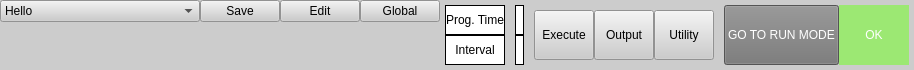
      <widget class="QFrame" name="frame_mainSettingGeneral_ModGuiMain">
       <property name="maximumSize">
        <size>
         <width>16777215</width>
         <height>60</height>
        </size>
       </property>
       <property name="styleSheet">
        <string notr="true">background-color: rgb(204, 204, 204);</string>
       </property>
       <layout class="QHBoxLayout" name="horizontalLayout_2">
        <property name="spacing">
         <number>0</number>
        </property>
        <property name="leftMargin">
         <number>0</number>
        </property>
        <property name="topMargin">
         <number>0</number>
        </property>
        <property name="rightMargin">
         <number>0</number>
        </property>
        <property name="bottomMargin">
         <number>0</number>
        </property>
        <item>
         <layout class="QVBoxLayout" name="verticalLayout_14">
          <property name="spacing">
           <number>0</number>
          </property>
          <property name="bottomMargin">
           <number>0</number>
          </property>
          <item>
           <layout class="QHBoxLayout" name="horizontalLayout_15">
            <property name="spacing">
             <number>0</number>
            </property>
            <property name="leftMargin">
             <number>0</number>
            </property>
            <property name="topMargin">
             <number>0</number>
            </property>
            <property name="rightMargin">
             <number>0</number>
            </property>
            <property name="bottomMargin">
             <number>0</number>
            </property>
            <item>
             <widget class="QComboBox" name="combox_setProgram_ModGuiMain">
              <property name="minimumSize">
               <size>
                <width>200</width>
                <height>0</height>
               </size>
              </property>
              <item>
               <property name="text">
                <string>Hello</string>
               </property>
              </item>
             </widget>
            </item>
            <item>
             <widget class="QPushButton" name="btn_saveProgram_ModGuiMain">
              <property name="text">
               <string>Save</string>
              </property>
             </widget>
            </item>
            <item>
             <widget class="QPushButton" name="btn_editProgram_ModGuiMain">
              <property name="text">
               <string>Edit</string>
              </property>
             </widget>
            </item>
            <item>
             <widget class="QPushButton" name="btn_Global_ModGuiMain">
              <property name="text">
               <string>Global</string>
              </property>
             </widget>
            </item>
           </layout>
          </item>
          <item>
           <spacer name="verticalSpacer">
            <property name="orientation">
             <enum>Qt::Vertical</enum>
            </property>
            <property name="sizeHint" stdset="0">
             <size>
              <width>20</width>
              <height>40</height>
             </size>
            </property>
           </spacer>
          </item>
         </layout>
        </item>
        <item>
         <layout class="QHBoxLayout" name="horizontalLayout_6">
          <property name="spacing">
           <number>0</number>
          </property>
          <property name="leftMargin">
           <number>5</number>
          </property>
          <property name="topMargin">
           <number>5</number>
          </property>
          <property name="rightMargin">
           <number>5</number>
          </property>
          <property name="bottomMargin">
           <number>5</number>
          </property>
          <item>
           <layout class="QVBoxLayout" name="verticalLayout_13">
            <property name="spacing">
             <number>0</number>
            </property>
            <property name="leftMargin">
             <number>0</number>
            </property>
            <property name="topMargin">
             <number>0</number>
            </property>
            <property name="rightMargin">
             <number>0</number>
            </property>
            <property name="bottomMargin">
             <number>0</number>
            </property>
            <item>
             <widget class="QLabel" name="lab_ProgramTime_mainSettingGeneral_ModGuiMain">
              <property name="styleSheet">
               <string notr="true">background-color: rgb(255, 255, 255);</string>
              </property>
              <property name="frameShape">
               <enum>QFrame::Box</enum>
              </property>
              <property name="text">
               <string>Prog. Time</string>
              </property>
              <property name="alignment">
               <set>Qt::AlignCenter</set>
              </property>
             </widget>
            </item>
            <item>
             <widget class="QLabel" name="lab_Interval_mainSettingGeneral_ModGuiMain">
              <property name="styleSheet">
               <string notr="true">background-color: rgb(255, 255, 255);</string>
              </property>
              <property name="frameShape">
               <enum>QFrame::Box</enum>
              </property>
              <property name="text">
               <string>Interval</string>
              </property>
              <property name="alignment">
               <set>Qt::AlignCenter</set>
              </property>
             </widget>
            </item>
           </layout>
          </item>
          <item>
           <spacer name="horizontalSpacer">
            <property name="orientation">
             <enum>Qt::Horizontal</enum>
            </property>
            <property name="sizeType">
             <enum>QSizePolicy::Fixed</enum>
            </property>
            <property name="sizeHint" stdset="0">
             <size>
              <width>10</width>
              <height>20</height>
             </size>
            </property>
           </spacer>
          </item>
          <item>
           <layout class="QVBoxLayout" name="verticalLayout_5">
            <property name="spacing">
             <number>0</number>
            </property>
            <item>
             <widget class="QLabel" name="lab_showProgramTime_mainSettingGeneral_ModGuiMain">
              <property name="styleSheet">
               <string notr="true">background-color: rgb(255, 255, 255);</string>
              </property>
              <property name="frameShape">
               <enum>QFrame::Box</enum>
              </property>
              <property name="text">
               <string/>
              </property>
              <property name="alignment">
               <set>Qt::AlignCenter</set>
              </property>
             </widget>
            </item>
            <item>
             <widget class="QLabel" name="lab_showInterval_mainSettingGeneral_ModGuiMain">
              <property name="styleSheet">
               <string notr="true">background-color: rgb(255, 255, 255);</string>
              </property>
              <property name="frameShape">
               <enum>QFrame::Box</enum>
              </property>
              <property name="text">
               <string/>
              </property>
              <property name="alignment">
               <set>Qt::AlignCenter</set>
              </property>
             </widget>
            </item>
           </layout>
          </item>
         </layout>
        </item>
        <item>
         <layout class="QHBoxLayout" name="horizontalLayout_14">
          <property name="spacing">
           <number>0</number>
          </property>
          <property name="leftMargin">
           <number>5</number>
          </property>
          <property name="topMargin">
           <number>5</number>
          </property>
          <property name="rightMargin">
           <number>5</number>
          </property>
          <property name="bottomMargin">
           <number>5</number>
          </property>
          <item>
           <widget class="QPushButton" name="btn_Execute_mainSettingGeneral_ModGuiMain">
            <property name="minimumSize">
             <size>
              <width>0</width>
              <height>50</height>
             </size>
            </property>
            <property name="maximumSize">
             <size>
              <width>60</width>
              <height>16777215</height>
             </size>
            </property>
            <property name="text">
             <string>Execute</string>
            </property>
           </widget>
          </item>
          <item>
           <widget class="QPushButton" name="btn_Output_mainSettingGeneral_ModGuiMain">
            <property name="minimumSize">
             <size>
              <width>0</width>
              <height>50</height>
             </size>
            </property>
            <property name="maximumSize">
             <size>
              <width>60</width>
              <height>16777215</height>
             </size>
            </property>
            <property name="text">
             <string>Output</string>
            </property>
           </widget>
          </item>
          <item>
           <widget class="QPushButton" name="btn_Utility">
            <property name="minimumSize">
             <size>
              <width>0</width>
              <height>50</height>
             </size>
            </property>
            <property name="maximumSize">
             <size>
              <width>60</width>
              <height>16777215</height>
             </size>
            </property>
            <property name="text">
             <string>Utility</string>
            </property>
           </widget>
          </item>
          <item>
           <layout class="QHBoxLayout" name="horizontalLayout_16">
            <property name="spacing">
             <number>0</number>
            </property>
            <property name="leftMargin">
             <number>10</number>
            </property>
            <property name="rightMargin">
             <number>0</number>
            </property>
            <item>
             <widget class="QPushButton" name="btn_GotoRunMode_mainSettingGeneral_ModGuiMain">
              <property name="minimumSize">
               <size>
                <width>90</width>
                <height>60</height>
               </size>
              </property>
              <property name="autoFillBackground">
               <bool>false</bool>
              </property>
              <property name="styleSheet">
               <string notr="true">background-color: rgb(117, 117, 117);
color: rgb(255, 255, 255);</string>
              </property>
              <property name="text">
               <string>GO TO RUN MODE</string>
              </property>
             </widget>
            </item>
            <item>
             <widget class="QLabel" name="lab_showStatusChecking_mainSettingGeneral_ModGuiMain">
              <property name="minimumSize">
               <size>
                <width>70</width>
                <height>0</height>
               </size>
              </property>
              <property name="autoFillBackground">
               <bool>false</bool>
              </property>
              <property name="styleSheet">
               <string notr="true">color: rgb(255, 255, 255);
background-color: rgb(156, 232, 115);
font: 28pt &quot;Waree&quot;;
</string>
              </property>
              <property name="text">
               <string>OK</string>
              </property>
              <property name="textFormat">
               <enum>Qt::PlainText</enum>
              </property>
              <property name="alignment">
               <set>Qt::AlignCenter</set>
              </property>
             </widget>
            </item>
           </layout>
          </item>
         </layout>
        </item>
       </layout>
      </widget>
